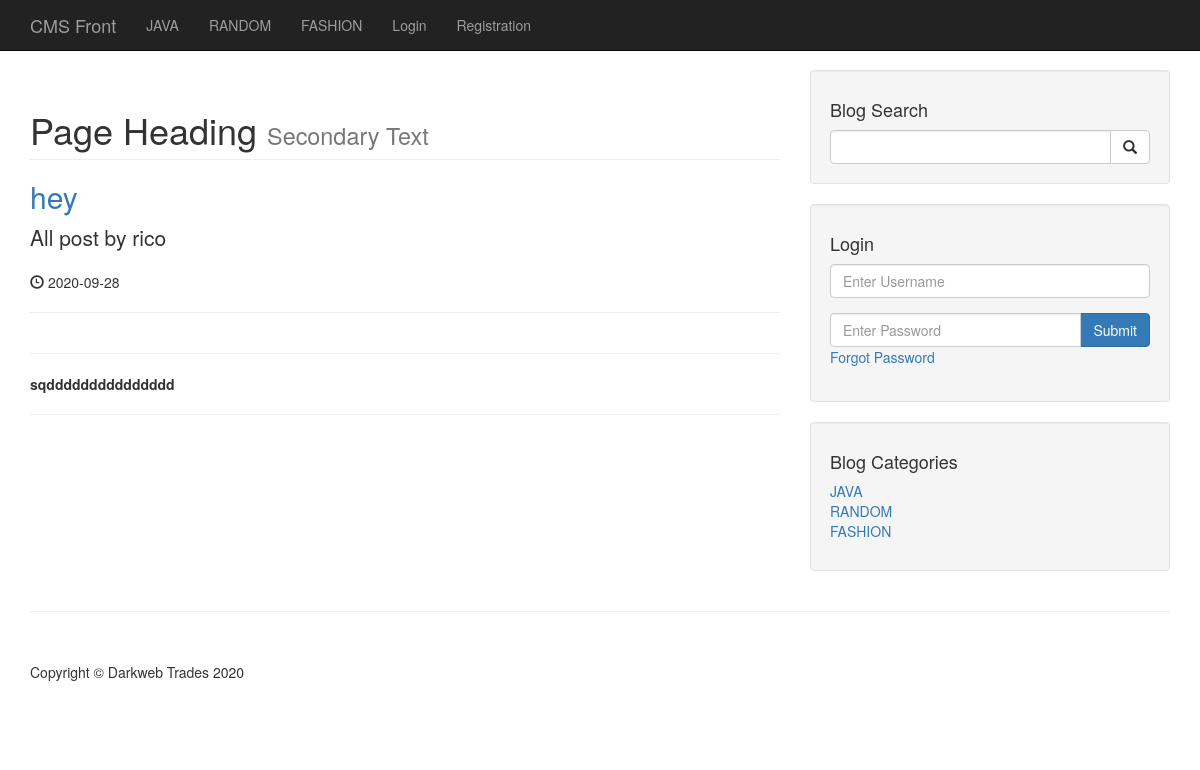
The app's page /author_posts.php?author=rico&p_id=4 with its own data.
### tables this page shows
CREATE TABLE `categories` (
  `cat_id` int(3) NOT NULL AUTO_INCREMENT,
  `cat_title` varchar(255) NOT NULL,
  PRIMARY KEY (`cat_id`)
);

CREATE TABLE `posts` (
  `post_id` int(3) NOT NULL AUTO_INCREMENT,
  `post_category_id` int(3) NOT NULL,
  `post_title` varchar(255) NOT NULL,
  `post_author` varchar(255) NOT NULL,
  `post_user` varchar(255) NOT NULL,
  `post_date` date NOT NULL,
  `post_image` text NOT NULL,
  `post_content` text NOT NULL,
  `post_tags` varchar(255) NOT NULL,
  `post_comment_count` int(11) NOT NULL,
  `post_status` varchar(255) NOT NULL DEFAULT 'draft',
  `post_views_count` int(11) NOT NULL,
  PRIMARY KEY (`post_id`)
);

### admin/functions.php (called while the page is built, shortened)
<?php
function isLoggedIn(){
   return false;
}

### author_posts.php (the view, shortened to what this page needs)
 <?php  include "includes/header.php"; ?>
    <?php  include "includes/navigation.php"; ?>
    <div class="container">
        <div class="row">
            <div class="col-md-8">
               <?php
    if(isset($_GET['p_id'])){
    $the_post_author = $_GET['author'];
    }
    $query = "SELECT * FROM posts WHERE post_user = '{$the_post_author}' ";
    $select_all_posts_query = mysqli_query($connection,$query);
    while($row = mysqli_fetch_assoc($select_all_posts_query)) {
        $post_title = $row['post_title'];
        $post_author = $row['post_user'];
        $post_date = $row['post_date'];
        $post_content = $row['post_content'];
        ?>
          <h1 class="page-header">
                    Page Heading
                    <small>Secondary Text</small>
                </h1>
                <h2>
                    <a href="#"><?php echo $post_title ?></a>
                </h2>
                <p class="lead">
                    All post by <?php echo $post_author ?>
                </p>
                <p><span class="glyphicon glyphicon-time"></span> <?php echo $post_date ?></p>
                <hr>
                <hr>
                <p><?php echo $post_content ?></p>
                <hr>
   <?php } ?>
            </div>
            <?php include "includes/sidebar.php";?>
        </div>
        <hr>
<?php include "includes/footer.php";?>

### includes/navigation.php (shortened to what this page needs)
<nav class="navbar navbar-inverse navbar-fixed-top" role="navigation">
     <div class="container">
         <div class="navbar-header">
             <a class="navbar-brand" href="/cms">CMS Front</a>
         </div>
         <div class="collapse navbar-collapse" id="bs-example-navbar-collapse-1">
             <ul class="nav navbar-nav">
               <?php
 $query = "SELECT * FROM categories LIMIT 3";
 $select_all_categories_query = mysqli_query($connection,$query);
 while($row = mysqli_fetch_assoc($select_all_categories_query)) {
    $cat_title = $row['cat_title'];
    $cat_id = $row['cat_id'];
     echo "<li><a href='/cms/category/{$cat_id}'>{$cat_title}</a></li>";
 }
 ?>
                 <?php if(isLoggedIn()): ?>
                     <li>
                         <a href="/cms/admin">Admin</a>
                     </li>
                     <li>
                         <a href="/cms/includes/logout.php">Logout</a>
                     </li>
                 <?php else: ?>
                     <li>
                         <a href="/cms/login.php">Login</a>
                     </li>
                 <?php endif; ?>
                  <li>
                     <a href="/cms/registration">Registration</a>
                 </li>
             </ul>
         </div>
     </div>
 </nav>

### includes/sidebar.php (shortened to what this page needs)
        <div class="col-md-4">
            <div class="well">
                <h4>Blog Search</h4>
                <form action="search.php" method="post">
                <div class="input-group">
                    <input name="search" type="text" class="form-control">
                    <span class="input-group-btn">
                        <button name="submit" class="btn btn-default" type="submit">
                            <span class="glyphicon glyphicon-search"></span>
                    </button>
                    </span>
                </div>
                </form>
            </div>
<div class="well">
    <?php if(isset($_SESSION['user_role'])): ?>
         <h4>Logged in as <?php echo $_SESSION['username'] ?></h4>
         <a href="/cms/includes/logout.php" class="btn btn-primary">Logout</a>
    <?php else: ?>
         <h4>Login</h4>
            <form method="post">
            <div class="form-group">
                <input name="username" type="text" class="form-control" placeholder="Enter Username">
            </div>
              <div class="input-group">
                <input name="password" type="password" class="form-control" placeholder="Enter Password">
                <span class="input-group-btn">
                   <button class="btn btn-primary" name="login" type="submit">Submit
                   </button>
                </span>
               </div>
                <div class="form-group">
                    <a href="forgot.php?forgot=<?php echo uniqid(true); ?>">Forgot Password</a>
                </div>
            </form>
    <?php endif; ?>
</div>
            <div class="well">
    <?php
    $query = "SELECT * FROM categories";
    $select_categories_sidebar = mysqli_query($connection,$query);
    ?>
             <h4>Blog Categories</h4>
                <div class="row">
                    <div class="col-lg-12">
                        <ul class="list-unstyled">
                          <?php
    while($row = mysqli_fetch_assoc($select_categories_sidebar )) {
    $cat_title = $row['cat_title'];
    $cat_id = $row['cat_id'];
    echo "<li><a href='category.php?category=$cat_id'>{$cat_title}</a></li>";
    }
                        ?>
                        </ul>
                    </div>
                </div>
            </div>
        </div>

### css/blog-home.css (style rules this page uses)
body { padding-top: 70px; }

### records on screen
categories: cat_title "JAVA"
categories: cat_title "RANDOM"
categories: cat_title "FASHION"
posts: post_title "hey", post_user "rico", post_date "2020-09-28", post_content "sqddddddddddddddd"
